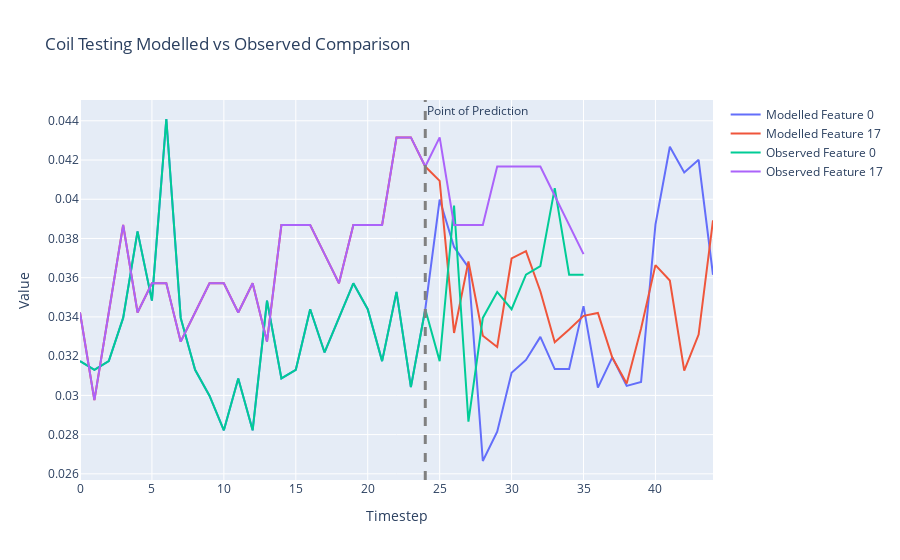

The cell this chart's notebook holds for it:
### Code cell
states = []
# Select the batch we want to make predictions for
batch = 101

# After what step do we want the coil to start making its own predictions?
prediction_step = 24

# What features do we want to plot?
feature_sel = [0,17]

# Grab starting state tensor
state_tensor = X[:,0,:]

# How many steps do we want to run the coil overall?
max_steps = 45

states.append(state_tensor[batch,feature_sel])
batch_size = X.shape[0]
transition_tensor = torch.softmax(torch.zeros(batch_size, n_features, n_features), dim = 1).to("cuda")
for step_state in range(1,max_steps):
    state_tensor, transition_tensor = model.step_coil(state_tensor, transition_tensor)
    if step_state <= prediction_step:
        state_tensor = X[:,step_state,:]
    states.append(state_tensor[batch,feature_sel])
    #print(sum(state_tensor[batch,:]))
    
# Move state dynamics to CPU
data = [row.to('cpu').detach().numpy() for row in states]
traces = list(zip(*data))

# Create the figure and add traces
fig = go.Figure()

# Plotting
for i, trace in enumerate(traces):
    model_trace = go.Scatter(y=trace, mode='lines', name=f'Modelled Feature {feature_sel[i]}')
    fig.add_trace(model_trace)
    
    
# Get observed data to CPU and plot
data = X[batch,:,feature_sel].to('cpu')
# Transpose the data to get 5 traces
traces = list(zip(*data))

# Plotting
for i, trace in enumerate(traces):
    obs_trace = go.Scatter(y=trace, mode='lines', name=f'Observed Feature {feature_sel[i]}')
    fig.add_trace(obs_trace)
    
# Add Line highlighting when the coil becomes responsible for its own predictions
fig.add_vline(x=prediction_step, line_width=3, line_dash="dash", line_color="grey", annotation_text='Point of Prediction')    

# Add title and labels
fig.update_layout(title=f'Coil Testing Modelled vs Observed Comparison',
                    xaxis_title='Timestep',
                    yaxis_title='Value')

# Show the figure
fig.show()

### Figure 1 — Plotly figure (JSON) as saved in the notebook; plotly's stock layout.template omitted (floating-point values rounded to 4 significant figures)
{"data": [{"mode": "lines", "name": "Modelled Feature 0", "type": "scatter", "y": [0.03175, 0.03131, 0.03175, 0.03395, 0.03836, 0.03483, 0.04409, 0.03395, 0.03131, 0.02998, 0.02822, 0.03086, 0.02822, 0.03483, 0.03086, 0.03131, 0.03439, 0.03219, 0.03395, 0.03571, 0.03439, 0.03175, 0.03527, 0.03042, 0.03439, 0.03999, 0.03757, 0.03653, 0.02665, 0.02815, 0.03115, 0.03181, 0.03298, 0.03134, 0.03135, 0.03455, 0.0304, 0.03194, 0.03048, 0.03068, 0.0387, 0.04268, 0.04137, 0.04201, 0.03615]}, {"mode": "lines", "name": "Modelled Feature 17", "type": "scatter", "y": [0.03423, 0.02976, 0.03423, 0.03869, 0.03423, 0.03571, 0.03571, 0.03274, 0.03423, 0.03571, 0.03571, 0.03423, 0.03571, 0.03274, 0.03869, 0.03869, 0.03869, 0.0372, 0.03571, 0.03869, 0.03869, 0.03869, 0.04315, 0.04315, 0.04167, 0.04094, 0.03318, 0.03683, 0.03304, 0.03247, 0.03698, 0.03735, 0.03531, 0.03271, 0.03336, 0.03406, 0.03421, 0.03193, 0.0306, 0.03341, 0.03664, 0.03586, 0.03126, 0.0331, 0.03892]}, {"mode": "lines", "name": "Observed Feature 0", "type": "scatter", "y": [0.03175, 0.03131, 0.03175, 0.03395, 0.03836, 0.03483, 0.04409, 0.03395, 0.03131, 0.02998, 0.02822, 0.03086, 0.02822, 0.03483, 0.03086, 0.03131, 0.03439, 0.03219, 0.03395, 0.03571, 0.03439, 0.03175, 0.03527, 0.03042, 0.03439, 0.03175, 0.03968, 0.02866, 0.03395, 0.03527, 0.03439, 0.03616, 0.0366, 0.04056, 0.03616, 0.03616]}, {"mode": "lines", "name": "Observed Feature 17", "type": "scatter", "y": [0.03423, 0.02976, 0.03423, 0.03869, 0.03423, 0.03571, 0.03571, 0.03274, 0.03423, 0.03571, 0.03571, 0.03423, 0.03571, 0.03274, 0.03869, 0.03869, 0.03869, 0.0372, 0.03571, 0.03869, 0.03869, 0.03869, 0.04315, 0.04315, 0.04167, 0.04315, 0.03869, 0.03869, 0.03869, 0.04167, 0.04167, 0.04167, 0.04167, 0.04018, 0.03869, 0.0372]}], "layout": {"annotations": [{"showarrow": false, "text": "Point of Prediction", "x": 24, "xanchor": "left", "xref": "x", "y": 1, "yanchor": "top", "yref": "y domain"}], "shapes": [{"line": {"color": "grey", "dash": "dash", "width": 3}, "type": "line", "x0": 24, "x1": 24, "xref": "x", "y0": 0, "y1": 1, "yref": "y domain"}], "title": {"text": "Coil Testing Modelled vs Observed Comparison"}, "xaxis": {"title": {"text": "Timestep"}}, "yaxis": {"title": {"text": "Value"}}}}
